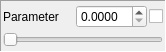
<?xml version="1.0" encoding="UTF-8"?>
<ui version="4.0">
 <class>ParameterWidget</class>
 <widget class="QFrame" name="ParameterWidget">
  <property name="geometry">
   <rect>
    <x>0</x>
    <y>0</y>
    <width>166</width>
    <height>52</height>
   </rect>
  </property>
  <property name="sizePolicy">
   <sizepolicy hsizetype="MinimumExpanding" vsizetype="Fixed">
    <horstretch>0</horstretch>
    <verstretch>0</verstretch>
   </sizepolicy>
  </property>
  <property name="minimumSize">
   <size>
    <width>166</width>
    <height>52</height>
   </size>
  </property>
  <property name="windowTitle">
   <string>ParameterWidget</string>
  </property>
  <property name="frameShape">
   <enum>QFrame::Panel</enum>
  </property>
  <property name="frameShadow">
   <enum>QFrame::Sunken</enum>
  </property>
  <layout class="QGridLayout" name="gridLayout" columnstretch="2,2,1">
   <property name="leftMargin">
    <number>2</number>
   </property>
   <property name="topMargin">
    <number>1</number>
   </property>
   <property name="rightMargin">
    <number>2</number>
   </property>
   <property name="bottomMargin">
    <number>1</number>
   </property>
   <property name="horizontalSpacing">
    <number>2</number>
   </property>
   <property name="verticalSpacing">
    <number>1</number>
   </property>
   <item row="0" column="0">
    <widget class="QLabel" name="label">
     <property name="text">
      <string>Parameter</string>
     </property>
     <property name="buddy">
      <cstring>checkbox</cstring>
     </property>
    </widget>
   </item>
   <item row="0" column="1">
    <widget class="DoubleSpinBox" name="spinbox">
     <property name="decimals">
      <number>4</number>
     </property>
    </widget>
   </item>
   <item row="0" column="2">
    <widget class="QCheckBox" name="checkbox">
     <property name="sizePolicy">
      <sizepolicy hsizetype="Fixed" vsizetype="Fixed">
       <horstretch>0</horstretch>
       <verstretch>0</verstretch>
      </sizepolicy>
     </property>
     <property name="toolTip">
      <string>fix parameter</string>
     </property>
     <property name="layoutDirection">
      <enum>Qt::LeftToRight</enum>
     </property>
     <property name="autoFillBackground">
      <bool>false</bool>
     </property>
     <property name="text">
      <string/>
     </property>
     <property name="checkable">
      <bool>true</bool>
     </property>
    </widget>
   </item>
   <item row="1" column="0" colspan="3">
    <widget class="DoubleSlider" name="slider">
     <property name="focusPolicy">
      <enum>Qt::NoFocus</enum>
     </property>
     <property name="orientation">
      <enum>Qt::Horizontal</enum>
     </property>
     <property name="invertedAppearance">
      <bool>false</bool>
     </property>
     <property name="invertedControls">
      <bool>false</bool>
     </property>
    </widget>
   </item>
  </layout>
 </widget>
 <customwidgets>
  <customwidget>
   <class>DoubleSlider</class>
   <extends>QSlider</extends>
   <header>pylorenzmie.lmtool.DoubleSlider</header>
   <slots>
    <signal>valueChanged(double)</signal>
    <slot>setDisabled(int)</slot>
    <slot>setValue(double)</slot>
   </slots>
  </customwidget>
  <customwidget>
   <class>DoubleSpinBox</class>
   <extends>QDoubleSpinBox</extends>
   <header>pylorenzmie.lmtool.DoubleSpinBox</header>
   <slots>
    <signal>editingFinished(double)</signal>
    <signal>buttonClicked(double)</signal>
    <slot>setDisabled(int)</slot>
   </slots>
  </customwidget>
 </customwidgets>
 <resources/>
 <connections>
  <connection>
   <sender>spinbox</sender>
   <signal>editingFinished(double)</signal>
   <receiver>slider</receiver>
   <slot>setValue(double)</slot>
   <hints>
    <hint type="sourcelabel">
     <x>96</x>
     <y>15</y>
    </hint>
    <hint type="destinationlabel">
     <x>74</x>
     <y>42</y>
    </hint>
   </hints>
  </connection>
  <connection>
   <sender>spinbox</sender>
   <signal>buttonClicked(double)</signal>
   <receiver>slider</receiver>
   <slot>setValue(double)</slot>
   <hints>
    <hint type="sourcelabel">
     <x>96</x>
     <y>15</y>
    </hint>
    <hint type="destinationlabel">
     <x>74</x>
     <y>42</y>
    </hint>
   </hints>
  </connection>
  <connection>
   <sender>slider</sender>
   <signal>valueChanged(double)</signal>
   <receiver>spinbox</receiver>
   <slot>setValue(double)</slot>
   <hints>
    <hint type="sourcelabel">
     <x>74</x>
     <y>42</y>
    </hint>
    <hint type="destinationlabel">
     <x>96</x>
     <y>15</y>
    </hint>
   </hints>
  </connection>
 </connections>
</ui>
